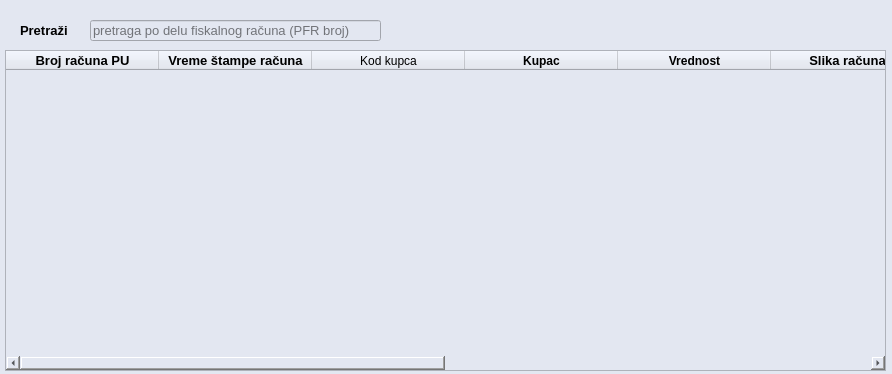
<?xml version="1.0" encoding="UTF-8"?>
<ui version="4.0">
 <class>refundiraniAvansDialog</class>
 <widget class="QDialog" name="refundiraniAvansDialog">
  <property name="geometry">
   <rect>
    <x>0</x>
    <y>0</y>
    <width>892</width>
    <height>374</height>
   </rect>
  </property>
  <property name="windowTitle">
   <string>Refundirani avansni računi</string>
  </property>
  <property name="windowIcon">
   <iconset>
    <normaloff>../resources/logo.png</normaloff>../resources/logo.png</iconset>
  </property>
  <property name="styleSheet">
   <string notr="true">background-color: #e3e7f1;</string>
  </property>
  <widget class="QLabel" name="label">
   <property name="geometry">
    <rect>
     <x>20</x>
     <y>20</y>
     <width>61</width>
     <height>21</height>
    </rect>
   </property>
   <property name="font">
    <font>
     <pointsize>10</pointsize>
     <bold>true</bold>
    </font>
   </property>
   <property name="text">
    <string>Pretraži</string>
   </property>
  </widget>
  <widget class="QLineEdit" name="pretrazifrEdit">
   <property name="geometry">
    <rect>
     <x>90</x>
     <y>20</y>
     <width>291</width>
     <height>21</height>
    </rect>
   </property>
   <property name="font">
    <font>
     <pointsize>10</pointsize>
    </font>
   </property>
   <property name="placeholderText">
    <string>pretraga po delu fiskalnog računa (PFR broj)</string>
   </property>
  </widget>
  <widget class="QTableWidget" name="refundiraniTable">
   <property name="geometry">
    <rect>
     <x>5</x>
     <y>50</y>
     <width>881</width>
     <height>321</height>
    </rect>
   </property>
   <attribute name="horizontalHeaderDefaultSectionSize">
    <number>153</number>
   </attribute>
   <column>
    <property name="text">
     <string>Broj računa PU</string>
    </property>
    <property name="font">
     <font>
      <pointsize>10</pointsize>
      <bold>true</bold>
     </font>
    </property>
    <property name="background">
     <color>
      <red>185</red>
      <green>203</green>
      <blue>204</blue>
     </color>
    </property>
   </column>
   <column>
    <property name="text">
     <string>Vreme štampe računa</string>
    </property>
    <property name="font">
     <font>
      <pointsize>10</pointsize>
      <bold>true</bold>
     </font>
    </property>
    <property name="background">
     <color>
      <red>185</red>
      <green>203</green>
      <blue>204</blue>
     </color>
    </property>
   </column>
   <column>
    <property name="text">
     <string>Kod kupca</string>
    </property>
   </column>
   <column>
    <property name="text">
     <string>Kupac</string>
    </property>
    <property name="font">
     <font>
      <bold>true</bold>
     </font>
    </property>
    <property name="background">
     <color>
      <red>185</red>
      <green>203</green>
      <blue>204</blue>
     </color>
    </property>
   </column>
   <column>
    <property name="text">
     <string>Vrednost</string>
    </property>
    <property name="font">
     <font>
      <pointsize>9</pointsize>
      <bold>true</bold>
     </font>
    </property>
    <property name="background">
     <color>
      <red>185</red>
      <green>203</green>
      <blue>204</blue>
     </color>
    </property>
   </column>
   <column>
    <property name="text">
     <string>Slika računa</string>
    </property>
    <property name="font">
     <font>
      <pointsize>10</pointsize>
      <bold>true</bold>
     </font>
    </property>
    <property name="background">
     <color>
      <red>185</red>
      <green>203</green>
      <blue>204</blue>
     </color>
    </property>
   </column>
   <column>
    <property name="text">
     <string>Akcije</string>
    </property>
    <property name="font">
     <font>
      <pointsize>10</pointsize>
      <bold>true</bold>
     </font>
    </property>
    <property name="background">
     <color>
      <red>185</red>
      <green>203</green>
      <blue>204</blue>
     </color>
    </property>
   </column>
   <column>
    <property name="text">
     <string>Broj</string>
    </property>
   </column>
   <column>
    <property name="text">
     <string>Godina</string>
    </property>
   </column>
   <column>
    <property name="text">
     <string>Poslednji avans</string>
    </property>
   </column>
  </widget>
 </widget>
 <resources/>
 <connections/>
</ui>
